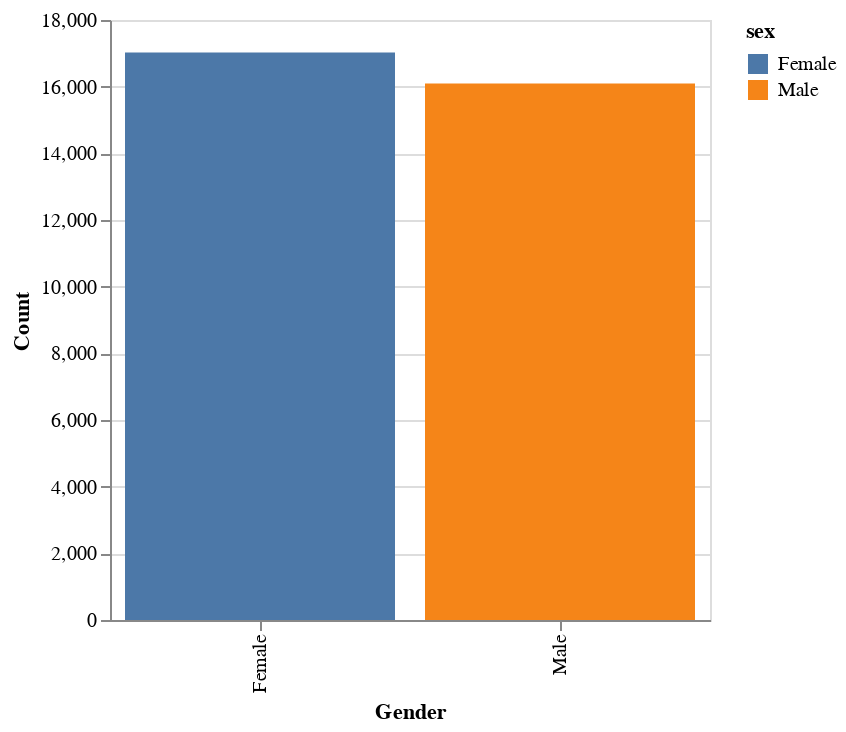

Notebook code cell kept with this figure:
### Markdown cell above
### Visualizing the number of male and female respondents in the dataset

### Code cell
# Visualizing the gender difference

chart = alt.Chart(income_dynamics).mark_bar().encode(
    x=alt.X('sex', title='Gender'),
    y=alt.Y('count()', title='Count'),
    color = 'sex'
).properties(width=300)

chart_dict = chart.to_dict(format="vega")

chart

### Figure 1 — Vega specification as saved in the notebook (floating-point values rounded to 4 significant figures)
{"$schema": "https://vega.github.io/schema/vega/v5.json", "data": [{"name": "source_0", "values": [{"__count": 16095, "sex": "Male"}, {"__count": 17026, "sex": "Female"}]}, {"name": "source_0_x_domain_sex", "values": [{"sex": "Male"}, {"sex": "Female"}]}, {"name": "source_0_y_domain___count", "values": [{"min": 16095, "max": 17026}]}, {"name": "source_0_color_domain_sex", "values": [{"sex": "Male"}, {"sex": "Female"}]}], "marks": [{"type": "rect", "name": "marks", "from": {"data": "source_0"}, "encode": {"update": {"y": {"field": "__count", "scale": "y"}, "x": {"field": "sex", "scale": "x"}, "width": {"signal": "max(0.25, bandwidth('x'))"}, "fill": {"field": "sex", "scale": "color"}, "ariaRoleDescription": {"value": "bar"}, "description": {"signal": "\"Gender: \" + (isValid(datum[\"sex\"]) ? datum[\"sex\"] : \"\"+datum[\"sex\"]) + \"; Count: \" + (format(datum[\"__count\"], \"\")) + \"; sex: \" + (isValid(datum[\"sex\"]) ? datum[\"sex\"] : \"\"+datum[\"sex\"])"}, "y2": {"value": 0, "scale": "y"}}}, "style": ["bar"]}], "scales": [{"name": "x", "type": "band", "domain": {"data": "source_0_x_domain_sex", "field": "sex", "sort": true}, "range": [0, {"signal": "width"}], "paddingOuter": 0.05, "paddingInner": 0.1}, {"name": "y", "type": "linear", "domain": [{"signal": "(data(\"source_0_y_domain___count\")[0] || {}).min"}, {"signal": "(data(\"source_0_y_domain___count\")[0] || {}).max"}], "range": [{"signal": "height"}, 0], "zero": true, "nice": true}, {"name": "color", "type": "ordinal", "domain": {"data": "source_0_color_domain_sex", "field": "sex", "sort": true}, "range": "category"}], "axes": [{"scale": "y", "orient": "left", "gridScale": "x", "domain": false, "zindex": 0, "maxExtent": 0, "tickCount": {"signal": "ceil(height/40)"}, "aria": false, "minExtent": 0, "ticks": false, "labels": false, "grid": true}, {"scale": "x", "title": "Gender", "orient": "bottom", "labelAngle": 270, "grid": false, "labelAlign": "right", "zindex": 0, "labelBaseline": "middle"}, {"scale": "y", "zindex": 0, "title": "Count", "grid": false, "labelOverlap": true, "orient": "left", "tickCount": {"signal": "ceil(height/40)"}}], "width": 300, "height": 300, "padding": 5, "legends": [{"fill": "color", "symbolType": "square", "title": "sex"}], "background": "white", "style": "cell"}
